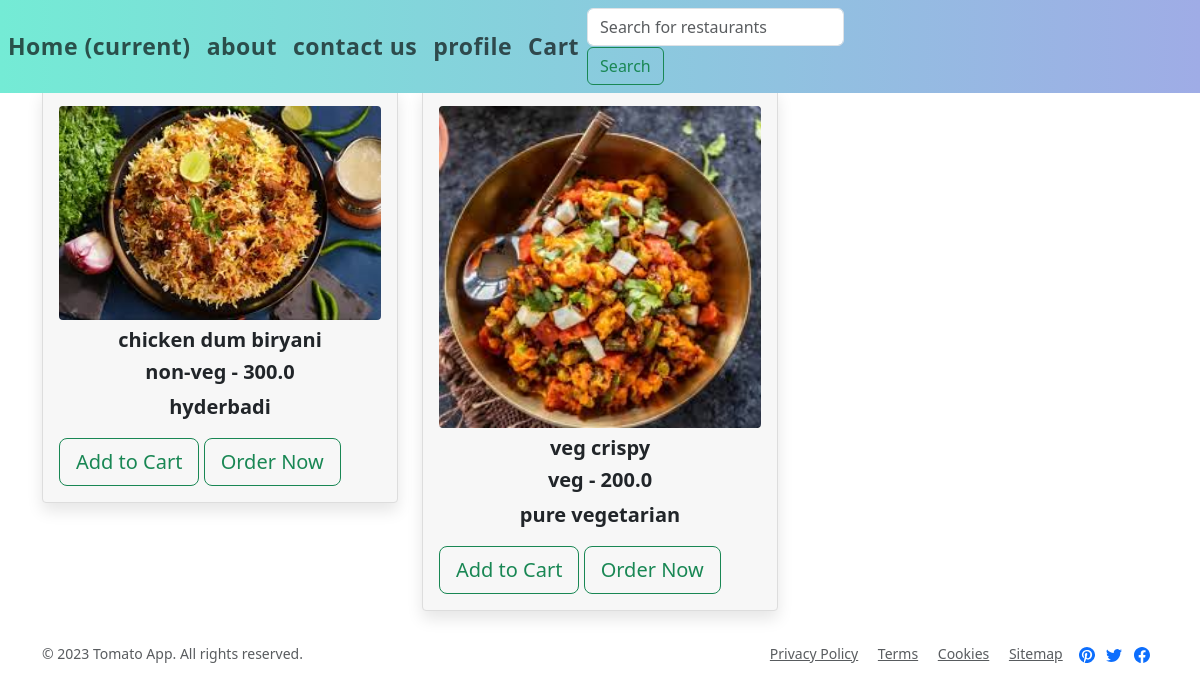
The page /menu_list/1002 (signed in) on the database its author committed.
### app1/models.py (models this page shows, shortened)
class Menu(models.Model):
    menu_id = models.IntegerField(primary_key=True)
    restaurant = models.ForeignKey(Restaurant, on_delete=models.CASCADE)
    item_name = models.CharField(max_length=255)
    item_description = models.TextField()
    item_price = models.FloatField()
    item_image = models.ImageField(upload_to='menu_images/')
    item_category = models.CharField(max_length=50)
    item_is_available = models.BooleanField(default=True)

### app1/views.py (the view)
# urls.py: path('menu_list/<int:id>',menu_list,name='menu_list'),
@login_required(login_url='userlogin')
def menu_list(request,id):
    menus=Menu.objects.filter(restaurant_id=id)
    return render(request,'menu.html',{'menus':menus})

### template/menu.html (shortened to what this page needs)
{% extends 'base.html' %}
{% load static %}
   {% block content %}
      <div class="container">
        <div class="row">
          {% for i in menus %}
            <div class="col-md-4">
              <div class="image-container">
                <img src="{{ i.item_image.url }}" class="d-block w-100 h-100" alt="{{ i.item_name }}">
                  <h5>{{ i.item_name }}</h5>
                  <h5>{{ i.item_category }} - {{i.item_price}}</h5>
                  <p>{{ i.item_description }}</p>
                <a data-mdb-ripple-init class="btn btn-outline-success btn-lg" href="{% url 'add_to_cart' i.menu_id %}" role="button"
                >Add to Cart</a>
                <a data-mdb-ripple-init class="btn btn-outline-success btn-lg" href="#" role="button"
                >Order Now</a>
              </div>
            </div>
          {% endfor %}
        </div>
      </div>
    {% endblock %}

### static/hotel.css (style rules this page uses)
* { padding: 0; margin: 0; }
.image-container { margin-top: 25%; position: relative; padding: 1rem; background-color: #f7f7f7; border: 1px solid #ddd; border-radius: 0.25rem; box-shadow: 0 0.5rem 1rem rgba(0, 0, 0, 0.1); }
.image-container img { width: 100%; height:max-content; border-radius: 0.25rem; }
.image-container h5,.image-container p { font-size: 1.25rem; font-weight: bold; text-align: center; margin-top: 0.5rem; }
.image-container a { align-items: center; }

### rows shown on the page
Menu: item_image (picture), item_name "chicken dum biryani", item_category "non-veg", item_price "300.0", item_description "hyderbadi"
Menu: item_image (picture), item_name "veg crispy", item_category "veg", item_price "200.0", item_description "pure vegetarian"
